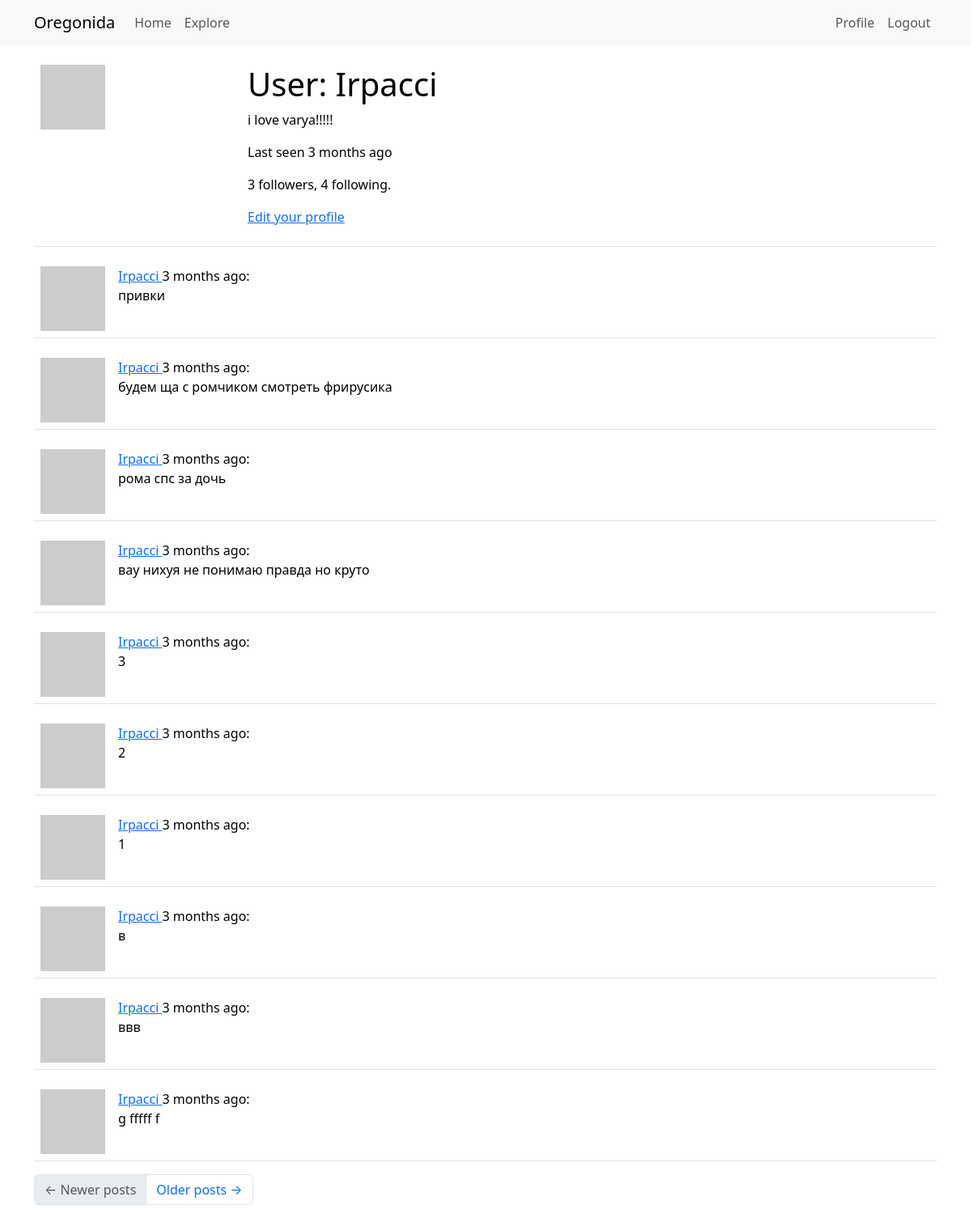
/user/1 (signed in), run on the app's committed database.
### app/models.py (models this page shows, shortened)
class User(UserMixin, db.Model):
    id: so.Mapped[int] = so.mapped_column(primary_key=True)
    username: so.Mapped[str] = so.mapped_column(sa.String(64), index=True,
                                                unique=True)
    email: so.Mapped[str] = so.mapped_column(sa.String(120), index=True,
                                             unique=True)
    password_hash: so.Mapped[Optional[str]] = so.mapped_column(sa.String(256))
    posts: so.WriteOnlyMapped['Post'] = so.relationship(
        back_populates='author')
    about_me: so.Mapped[Optional[str]] = so.mapped_column(sa.String(140))
    last_seen: so.Mapped[Optional[datetime]] = so.mapped_column(
        default=lambda: datetime.now(timezone.utc))
    following: so.WriteOnlyMapped['User'] = so.relationship(
        secondary=followers, primaryjoin=(followers.c.follower_id == id),
        secondaryjoin=(followers.c.followed_id == id),
        back_populates='followers')
    followers: so.WriteOnlyMapped['User'] = so.relationship(
        secondary=followers, primaryjoin=(followers.c.followed_id == id),
        secondaryjoin=(followers.c.follower_id == id),
        back_populates='following')
    def avatar(self, size):
        digest = md5(self.email.lower().encode('utf-8')).hexdigest()
        return f'https://www.gravatar.com/avatar/{digest}?d=identicon&s={size}'
    '''----------------------followers----------------------'''
    def followers_count(self):
        query = sa.select(sa.func.count()).select_from(
            self.followers.select().subquery())
        return db.session.scalar(query)
    def following_count(self):
        query = sa.select(sa.func.count()).select_from(
            self.following.select().subquery())
        return db.session.scalar(query)
    '''----------------------followers----------------------'''

class Post(db.Model):
    id: so.Mapped[int] = so.mapped_column(primary_key=True)
    body: so.Mapped[str] = so.mapped_column(sa.String(140))
    timestamp: so.Mapped[datetime] = so.mapped_column(
        index=True, default=lambda: datetime.now(timezone.utc))
    user_id: so.Mapped[int] = so.mapped_column(sa.ForeignKey(User.id),
                                               index=True)
    author: so.Mapped[User] = so.relationship(back_populates='posts')

### app/routes.py (the view)
@app.route('/user/<id>')
@login_required
def user(id):
    user = db.first_or_404(sa.select(User).where(User.id == id))
    page = request.args.get('page', 1, type=int)
    query = user.posts.select().order_by(Post.timestamp.desc())
    posts = db.paginate(query, page=page,
                        per_page=app.config['POSTS_PER_PAGE'],
                        error_out=False)
    next_url = url_for('user', id=user.id, page=posts.next_num) \
        if posts.has_next else None
    prev_url = url_for('user', id=user.id, page=posts.prev_num) \
        if posts.has_prev else None
    form = EmptyForm()
    return render_template('user.html', user=user, posts=posts.items,
                           next_url=next_url, prev_url=prev_url, form=form)

### app/models.py (called while the page is built)
@login.user_loader
def load_user(id):
    return db.session.get(User, int(id))

### app/routes.py (called while the page is built)
@app.before_request
def before_request():
    if current_user.is_authenticated:
        current_user.last_seen = datetime.now(timezone.utc)
        db.session.commit()

### app/templates/user.html (shortened to what this page needs)
{% extends "base.html" %}
{% block content %}
    <table class="table table-hover">
        <tr>
            <td width="256px"><img src="{{ user.avatar(256) }}"></td>
            <td>
                <h1>User: {{ user.username }}</h1>
                {% if user.about_me %}<p>{{ user.about_me }}</p>{% endif %}
                {% if user.last_seen %}
                <p>Last seen {{ moment(user.last_seen).fromNow() }}</p>
                {% endif %}
                <p>{{ user.followers_count() }} followers, {{ user.following_count() }} following.</p>
                {% if user == current_user %}
                <p><a href="{{ url_for('edit_profile') }}">Edit your profile</a></p>
                {% endif %}
            </td>
        </tr>
    </table>
    {% for post in posts %}
        {% include '_post.html' %}
    {% endfor %}
    <nav aria-label="Post navigation">
        <ul class="pagination">
            <li class="page-item{% if not prev_url %} disabled{% endif %}">
                <a class="page-link" href="{{ prev_url }}">
                    <span aria-hidden="true">&larr;</span> Newer posts
                </a>
            </li>
            <li class="page-item{% if not next_url %} disabled{% endif %}">
                <a class="page-link" href="{{ next_url }}">
                    Older posts <span aria-hidden="true">&rarr;</span>
                </a>
            </li>
        </ul>
    </nav>
{% endblock %}

### app/templates/_post.html
<table class="table table-hover">
    <tr>
        <td width="70px">
            <a href="{{ url_for('user', id=post.author.id) }}">
                <img src="{{ post.author.avatar(70) }}" />
            </a>
        </td>
        <td>
            <a href="{{ url_for('user', id=post.author.id) }}">
                {{ post.author.username }}
            </a>
            {{ moment(post.timestamp).fromNow() }}:
            <br>
            {{ post.body }}
        </td>
    </tr>
</table>

### data on the page
User: username "Irpacci", about_me "i love varya!!!!!", last_seen "3 months ago"
Post: author.username "Irpacci", timestamp "3 months ago", body "привки"
Post: author.username "Irpacci", timestamp "3 months ago", body "будем ща с ромчиком смотреть фрирусика"
Post: author.username "Irpacci", timestamp "3 months ago", body "рома спс за дочь"
Post: author.username "Irpacci", timestamp "3 months ago", body "вау нихуя не понимаю правда но круто"
Post: author.username "Irpacci", timestamp "3 months ago", body "3"
Post: author.username "Irpacci", timestamp "3 months ago", body "2"
Post: author.username "Irpacci", timestamp "3 months ago", body "1"
Post: author.username "Irpacci", timestamp "3 months ago", body "в"
Post: author.username "Irpacci", timestamp "3 months ago", body "ввв"
Post: author.username "Irpacci", timestamp "3 months ago", body "g fffff f"

### other printed values
{{ user.followers_count() }} "3"
{{ user.following_count() }} "4"
